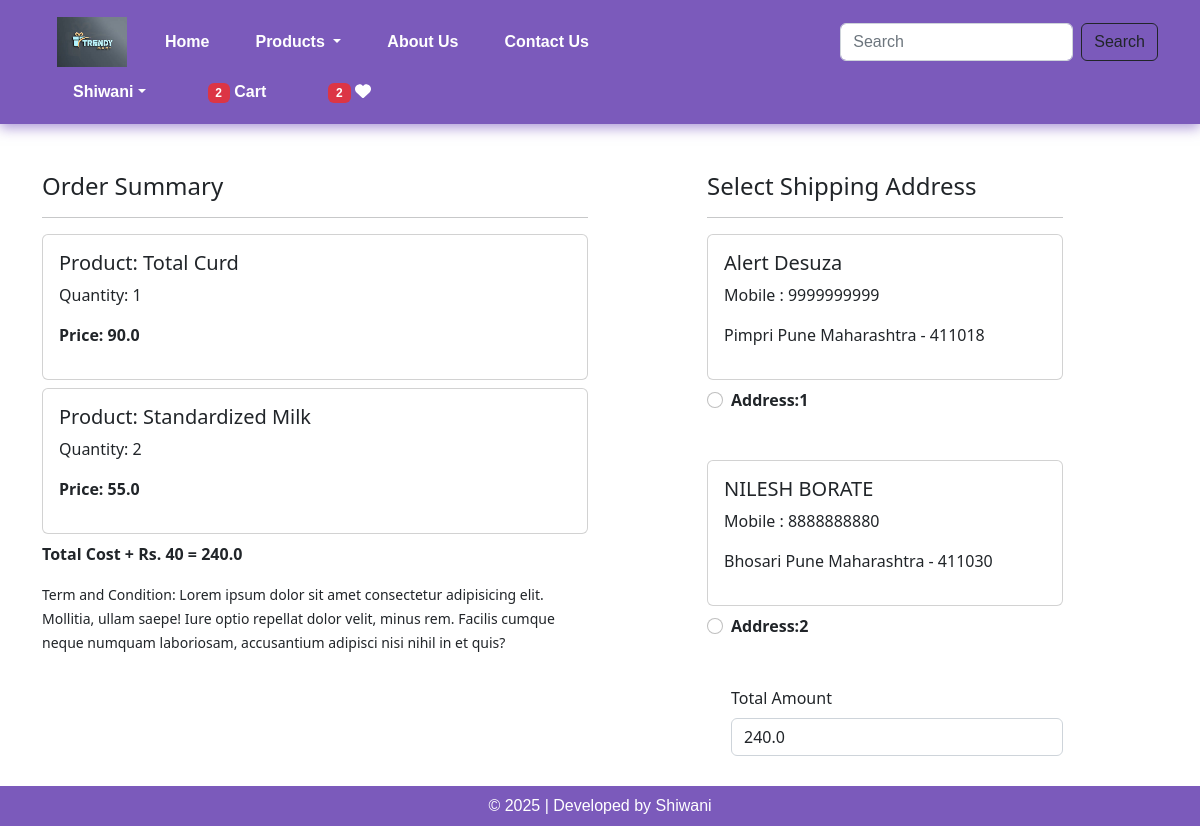
Screenshot of /checkout/ (signed in) with the database file from the repository.
### app/models.py (models this page shows, shortened)
class Cart(models.Model):
    user = models.ForeignKey(User,on_delete=models.CASCADE)
    product = models.ForeignKey(Product,on_delete=models.CASCADE)
    quantity = models.PositiveIntegerField(default=1)

class Product(models.Model):
    title = models.CharField(max_length=100)
    selling_price = models.FloatField()
    discounted_price = models.FloatField()
    description = models.TextField()
    composition = models.TextField(default='')
    prodapp = models.TextField(default='')
    category = models.CharField(choices=CATEGORY_CHOICES, max_length=2)
    product_image = models.ImageField(upload_to='product')

class Customer(models.Model):
    user = models.ForeignKey(User,on_delete=models.CASCADE)
    name = models.CharField(max_length=200)
    locality = models.CharField(max_length=200)
    city = models.CharField(max_length=50)
    mobile = models.IntegerField(default=0)
    zipcode = models.IntegerField()
    state = models.CharField(choices=STATE_CHOICES,max_length=100)

### app/views.py (the view, shortened to what this page needs)
# urls.py: path('checkout/', views.checkout.as_view(), name='checkout'),
@method_decorator(login_required,name='dispatch')
class checkout(View):
    def get(self,request):
        totalitem = 0
        wishitem=0
        if request.user.is_authenticated:
            totalitem = len(Cart.objects.filter(user=request.user))
            wishitem = len(Wishlist.objects.filter(user=request.user))
        user=request.user
        add=Customer.objects.filter(user=user)
        cart_items=Cart.objects.filter(user=user)
        famount = 0
        for p in cart_items:
            value = p.quantity * p.product.discounted_price
            famount = famount + value
        totalamount = famount + 40
        razoramount = int(totalamount * 100)
        client = razorpay.Client(auth=(settings.RAZOR_KEY_ID, settings.RAZOR_KEY_SECRET))
        data = { "amount": razoramount, "currency": "INR", "receipt": "order_rcptid_12"}
        payment_response = client.order.create(data=data)
        print(payment_response)
        order_id = payment_response['id']
        order_status = payment_response['status']
        return render(request, 'app/checkout.html',locals())

### app/templates/app/checkout.html (shortened to what this page needs)
{% extends 'app/base.html' %}
{% load static %}
{% block main-content %}
<div class="container">
 <div class="row mt-5">
  <div class="col-sm-6">
    <h4>Order Summary</h4>
    <hr>
    {% for item in cart_items %}
      <div class="card mb-2">
        <div class="card-body">
          <h5>Product: {{item.product.title}}</h5>
          <p>Quantity: {{item.quantity}}</p>
          <p class="fw-bold">Price: {{item.product.discounted_price}}</p>
        </div>
      </div>
    {% endfor %}
    <p class="fw-bold">Total Cost + Rs. 40 = {{totalamount}}</p>
    <small>Term and Condition: Lorem ipsum dolor sit amet consectetur adipisicing elit. Mollitia, ullam saepe! Iure optio repellat dolor velit, minus rem. Facilis cumque neque numquam laboriosam, accusantium adipisci nisi nihil in et quis?</small>
  </div>
  <div class="col-sm-4 offset-sm-1">
    <h4>Select Shipping Address</h4>
    <hr>
    <form  method="post" id="myform">
      {% for ad in add %}
      <div class="card">
        <div class="card-body">
        <h5>{{ad.name}}</h5>
        <p>Mobile : {{ad.mobile}}</p>
        <p>{{ad.locality}} {{ad.city}} {{ad.state}} - {{ad.zipcode}}</p>
        </div>
      </div>
        <div class="form-check mt-2 mb-5">
          <input class="form-check-input" type="radio" name="custid" id="custadd{{forloop.counter}}" value="{{ad.id}}">
          <label class="form-check-label fw-bold" for="custadd{{forloop.counter}}">
            Address:{{forloop.counter}} </label>
        </div>
      {% endfor %}
        <div class="form-check mb-3">
          <label for="totamount" class="form-label">Total Amount</label>
          <input type="number" class="form-control" name="totamount" value={{totalamount}} readonly>
        </div>
        <div class="text-end">
          <button id="rzp-button1" type="submit" class="btn btn-warning mt-3 px-5 fw-bold">Payment</button>
        </div>
      </form>
    </div>
  </div>
</div>
{% endblock main-content %}

### app/templates/app/base.html (shortened to what this page needs)
<!DOCTYPE html>
{% load static %}
<html lang="en">
<head>
    <link href="https://cdn.jsdelivr.net/npm/bootstrap@5.2.2/dist/css/bootstrap.min.css" rel="stylesheet">
    <link rel="stylesheet" href="{% static 'app/css/owl.carousel.min.css' %}" />
    <link rel="stylesheet" href="{% static 'app/css/all.min.css' %}" />
    <link rel="stylesheet" href="{% static 'app/css/style.css' %}" />
</head>
<body>
    <nav class="navbar navbar-expand-lg navbar-dark bg-success">
        <div class="container-fluid">
          <a class="navbar-brand" href="#">
            <img src="{% static "app/images/images.jpg" %}" width="70" height="50" />
          </a>
          <div class="collapse navbar-collapse" id="navbarSupportedContent">
            <ul class="navbar-nav me-auto mb-2 mb-lg-0">
              {% if request.user.is_authenticated %}
              <li class="nav-item">
                <a class="nav-link active" aria-current="page" href="/">Home</a>
              </li>
              <li class="nav-item dropdown">
                <a class="nav-link dropdown-toggle" href="#" role="button" data-bs-toggle="dropdown" aria-expanded="false">
                  Products
                </a>
              </li>
              <li class="nav-item">
                <a class="nav-link text-white" href="{% url 'about' %}">About Us</a>
              </li>
              <li class="nav-item">
                <a class="nav-link text-white" href="{% url 'contact' %}">Contact Us</a>
              </li>
            </ul>
            <form class="d-flex" role="search" action="/search">
              <input class="form-control me-2" type="search" placeholder="Search" name="search"  aria-label="Search">
              <button class="btn btn-outline-dark" type="submit">Search</button>
            </form>
          </div>
          <ul class="navbar-nav me-auto mb-2 mb-lg-0">
            <li class="nav-item dropdown mx-2">
               <a class="nav-link dropdown-toggle text-white" href="#" id="profileDropdown" role="button" data-bs-toggle="dropdown" aria-expanded="false">{{ request.user.first_name|default:"Shiwani" }}</a>
            </li>
            <li class="nav-item mx-2">
                <a href="{% url 'showcart' %}" class="nav-link text-white"><span class="badge bg-danger">{% if totalitem > 0 %} {{totalitem}} {% endif %}</span> Cart</a>
            </li>
            <li class="nav-item mx-2">
                <a href="{% url 'showwishlist' %}" class="nav-link text-white"><span class="badge bg-danger">{% if wishitem > 0 %} {{wishitem}} {% endif %}</span>  <i class="fa fa-heart"></i></a>
            </li>
            {% endif %}
          </ul>
        </div>
      </nav>
      {% block main-content %}{% endblock main-content %}
      <footer class="container-fluid fixed-bottom bg-success text-center p-2 mt-5">
  © 2025 | Developed by Shiwani
</footer>
</body>
</html>

### app/static/app/css/style.css (style rules this page uses)
.navbar { background-color: #7b5abb !important; padding: 12px 30px; display: flex; align-items: center; justify-content: space-between; box-shadow: 0 4px 12px rgba(94, 53, 177, 0.5); font-family: 'Poppins', sans-serif; flex-wrap: wrap; }
.navbar a { color: #fff; margin: 0 15px; font-weight: 600; text-decoration: none; transition: color 0.3s ease-in-out; }
footer.container-fluid { background-color: #7b5abb !important; color: #fff; font-weight: 500; font-family: 'Poppins', sans-serif; }

### rows the page displays
Cart: product "Total Curd", quantity "1", product.discounted_price "90.0"
Cart: product "Standardized Milk", quantity "2", product.discounted_price "55.0"
Customer: name "Alert Desuza", mobile "9999999999", locality "Pimpri", city "Pune", state "Maharashtra", zipcode "411018"
Customer: name "NILESH BORATE", mobile "8888888880", locality "Bhosari", city "Pune", state "Maharashtra", zipcode "411030"

### other values shown
{{ request.user.first_name|default:"Shiwani" }} "Shiwani"
{{ totalitem }} "2"
{{ wishitem }} "2"
{{ totalamount }} "240.0"
